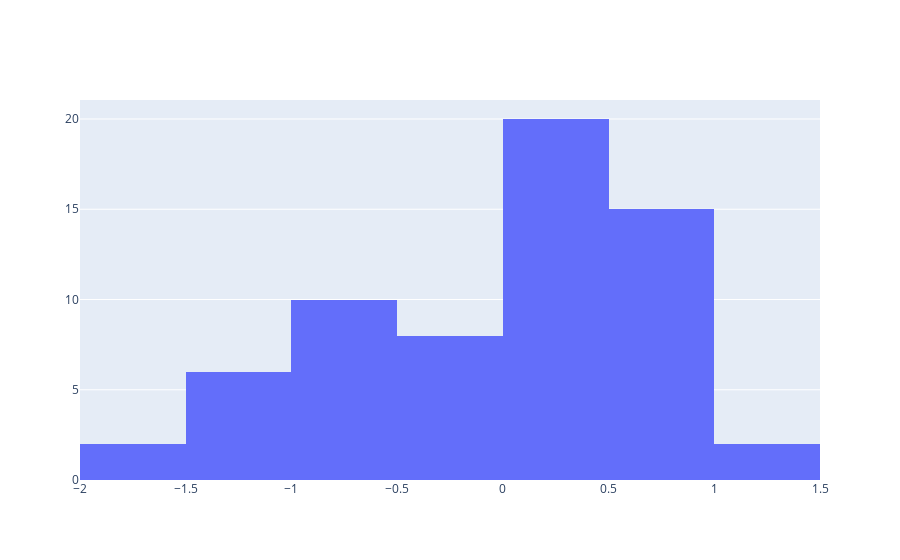
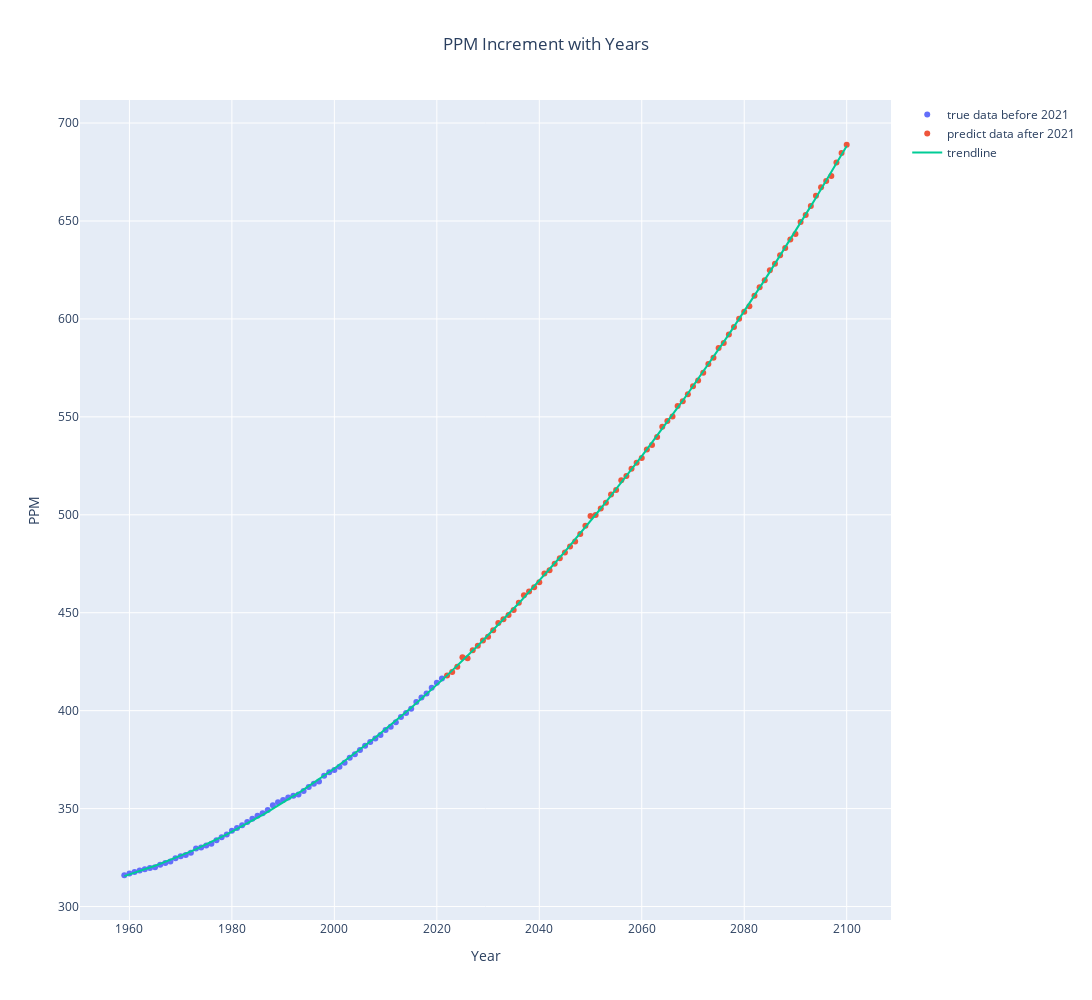

The notebook cell saved with these charts, in order:
### Code cell
#quadratic 正态分布&predict
import matplotlib.pyplot as plt
import numpy as np
import pandas as pd
import plotly.graph_objects as go
from sklearn.metrics import r2_score 

# 已有数据
df = pd.read_excel('2022_HiMCM_Data-B-co2.xlsx',sheet_name="origin")
year = df['Year'].tolist()
ppm = df['PPM'].tolist()

coef = np.polyfit(year, ppm, 2) #- numpy polyfit
ppm_fit= np.polyval(coef, year)

R_square = r2_score(ppm, ppm_fit) 
print('Coefficient of Determination (R^2): ', R_square) 

print(len(year))

# y = ax^2 + bx + c
a = coef[0]
b = coef[1]
c = coef[2]

print("y = %.3f * X^2 + %.3f * X + %.3f" % (a, b, c))


def get_poly2(year):
    return a * year * year + b * year + c


# maxrange = 0.0
deviation = np.empty(0,dtype=np.float64)

print("Poly2 Prediction Results:")
for i in range(1959, 2022):
    pdict = get_poly2(i)
    dd = pdict - ppm[i-1959]  #difference
    deviation = np.append(deviation, dd)
    # print('Year-%d : %.2f -> %.2f' % (i, pdict, dd))

# print(deviation)
go.Figure(data=[go.Histogram(x=deviation)]).show()

# _____________________________________________________________________________________________


avg = np.average(deviation)
std = np.std(deviation, ddof=1)
print("avg = %.10f, std = %.10f" %(avg, std))

ystart = 1959
yend_true_data = 2021
yend = 2101

year = np.linspace(ystart, yend-1,yend - ystart )

pdict = np.empty(0,dtype=np.float64)
pdict_scatter = np.empty(0,dtype=np.float64)


for y in range(ystart, yend):
    predict = get_poly2(y)
    pdict = np.append(pdict, predict)

    if y <= yend_true_data:
        # use the real/true numbers.
        pdict_scatter = np.append(pdict_scatter, ppm[y-ystart])
        
    else :
        randft = np.random.normal(avg, std)
        pdict_scatter = np.append(pdict_scatter, predict + randft)


fig = go.Figure()
fig.add_traces(go.Scatter(x=year[:yend_true_data-ystart+1], y=pdict_scatter[:yend_true_data-ystart+1], mode = "markers", name = "true data before 2021"))
fig.add_traces(go.Scatter(x=year[yend_true_data-ystart+1:], y=pdict_scatter[yend_true_data-ystart+1:], mode = "markers", name = "predict data after 2021"))
fig.add_traces(go.Scatter(x=year, y=pdict, name = "trendline"))

fig.update_layout( 
        xaxis = dict(
            title = "Year"
        ),
        yaxis = dict(
            title = "PPM"
        ),
        title='PPM Increment with Years',
        title_x=0.5,
        # autosize=False,
        width=2500,
        height=1000,
    )
fig.show()

### Figure 1 — Plotly figure (JSON) as saved in the notebook; plotly's stock layout.template omitted (floating-point values rounded to 4 significant figures)
{"data": [{"type": "histogram", "x": [-0.4585, -0.5698, -0.4549, -0.394, -0.03708, 0.256, 0.7851, 0.4303, 0.6215, 0.7789, 0.2623, 0.2818, 0.7474, 0.739, -0.3233, 0.3505, 0.6204, 0.9563, 0.4084, 0.1264, 0.01062, -0.5691, -0.5628, -0.5304, -0.7819, -1.057, -1.067, -0.8301, -1.007, -1.838, -1.774, -1.423, -1.045, -0.2323, 0.7769, 0.7322, 0.4536, 0.441, 1.085, -0.06584, 0.06983, 0.7616, 1.039, 0.8233, 0.2333, 0.4793, 0.1915, 0.09967, 0.214, 0.4743, 0.7607, 0.4232, 0.8218, 0.7865, 0.3072, 0.464, 0.5169, -0.6042, -0.6491, -0.278, -0.8608, -1.058, -0.8583]}], "layout": {}}

### Figure 2 — Plotly figure (JSON) as saved in the notebook; plotly's stock layout.template omitted (floating-point values rounded to 4 significant figures; data arrays with more than 128 entries replaced by an {"elided": "..."} marker saying what was removed)
{"data": [{"mode": "markers", "name": "true data before 2021", "type": "scatter", "x": [1959, 1960, 1961, 1962, 1963, 1964, 1965, 1966, 1967, 1968, 1969, 1970, 1971, 1972, 1973, 1974, 1975, 1976, 1977, 1978, 1979, 1980, 1981, 1982, 1983, 1984, 1985, 1986, 1987, 1988, 1989, 1990, 1991, 1992, 1993, 1994, 1995, 1996, 1997, 1998, 1999, 2000, 2001, 2002, 2003, 2004, 2005, 2006, 2007, 2008, 2009, 2010, 2011, 2012, 2013, 2014, 2015, 2016, 2017, 2018, 2019, 2020, 2021], "y": [316.0, 316.9, 317.6, 318.4, 319.0, 319.6, 320.0, 321.4, 322.2, 323.1, 324.6, 325.7, 326.3, 327.5, 329.7, 330.2, 331.1, 332.0, 333.8, 335.4, 336.8, 338.8, 340.1, 341.5, 343.1, 344.9, 346.4, 347.6, 349.3, 351.7, 353.2, 354.4, 355.7, 356.5, 357.2, 359.0, 361.0, 362.7, 363.9, 366.8, 368.5, 369.7, 371.3, 373.4, 376.0, 377.7, 380.0, 382.1, 384.0, 385.8, 387.6, 390.1, 391.9, 394.1, 396.7, 398.8, 401.0, 404.4, 406.8, 408.7, 411.7, 414.2, 416.4]}, {"mode": "markers", "name": "predict data after 2021", "type": "scatter", "x": [2022, 2023, 2024, 2025, 2026, 2027, 2028, 2029, 2030, 2031, 2032, 2033, 2034, 2035, 2036, 2037, 2038, 2039, 2040, 2041, 2042, 2043, 2044, 2045, 2046, 2047, 2048, 2049, 2050, 2051, 2052, 2053, 2054, 2055, 2056, 2057, 2058, 2059, 2060, 2061, 2062, 2063, 2064, 2065, 2066, 2067, 2068, 2069, 2070, 2071, 2072, 2073, 2074, 2075, 2076, 2077, 2078, 2079, 2080, 2081, 2082, 2083, 2084, 2085, 2086, 2087, 2088, 2089, 2090, 2091, 2092, 2093, 2094, 2095, 2096, 2097, 2098, 2099, 2100], "y": [417.9, 419.7, 422.4, 427.3, 426.7, 430.8, 433.1, 435.9, 437.7, 441.0, 444.8, 446.7, 448.8, 451.4, 455.1, 459.0, 460.9, 463.0, 465.6, 470.0, 471.7, 475.0, 477.8, 480.8, 483.8, 486.3, 490.2, 494.4, 499.4, 499.9, 503.2, 506.2, 510.3, 512.6, 517.6, 519.8, 523.4, 526.6, 529.0, 533.3, 535.6, 539.7, 544.9, 547.9, 550.2, 555.5, 558.0, 561.5, 565.7, 568.6, 572.5, 577.0, 580.1, 585.1, 587.7, 592.0, 595.9, 600.0, 603.6, 606.4, 611.8, 616.1, 619.7, 624.9, 628.2, 632.5, 636.2, 640.6, 643.4, 649.5, 653.0, 657.7, 662.9, 667.3, 670.4, 673.0, 679.9, 684.7, 688.9]}, {"name": "trendline", "type": "scatter", "x": {"elided": "142 int values"}, "y": {"elided": "142 float values"}}], "layout": {"height": 1000, "title": {"text": "PPM Increment with Years", "x": 0.5}, "width": 2500, "xaxis": {"title": {"text": "Year"}}, "yaxis": {"title": {"text": "PPM"}}}}
